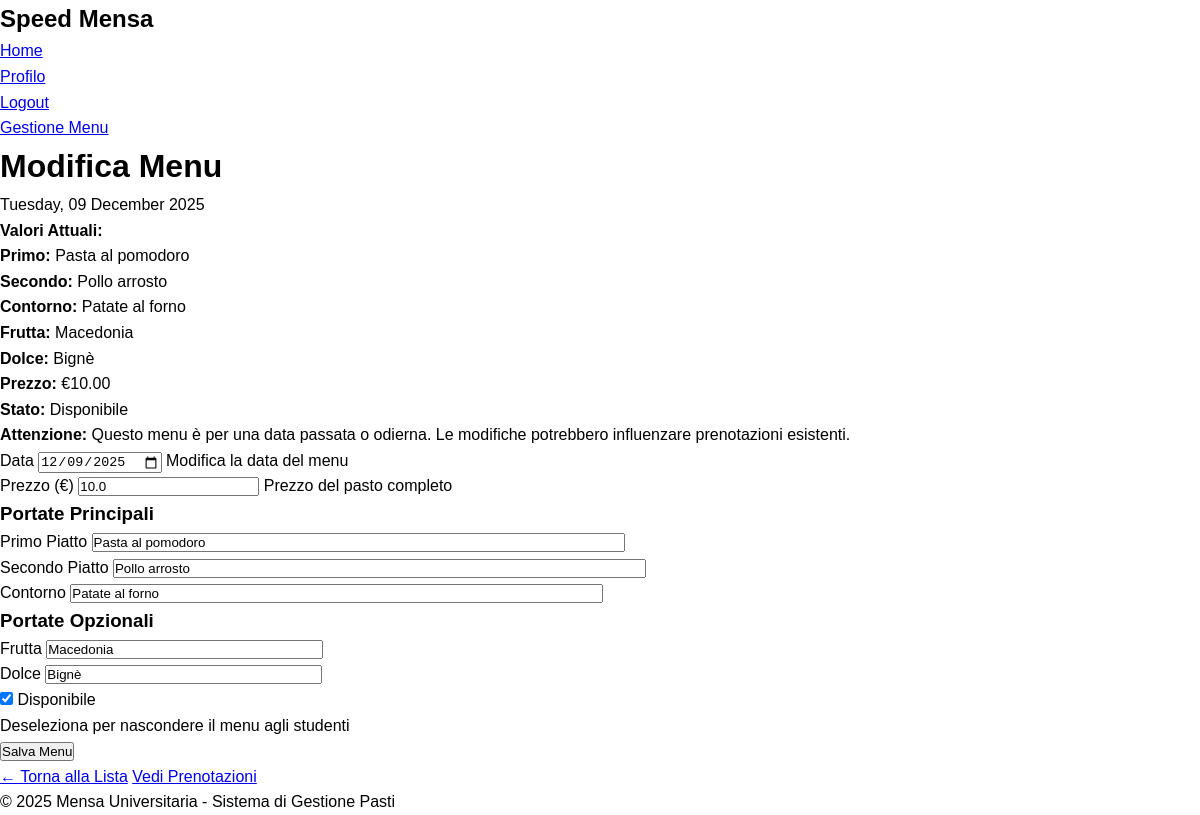
/gestore/menu/1/modifica (signed in), run on the app's committed database.
### app/models.py (models this page shows, shortened)
class MenuGiornaliero(db.Model):
    id: so.Mapped[int] = so.mapped_column(primary_key=True)
    data: so.Mapped[date] = so.mapped_column(sa.Date, index=True, unique=True)
    primo: so.Mapped[str] = so.mapped_column(sa.String(200))
    secondo: so.Mapped[str] = so.mapped_column(sa.String(200))
    contorno: so.Mapped[str] = so.mapped_column(sa.String(200))
    frutta: so.Mapped[Optional[str]] = so.mapped_column(sa.String(200))
    dolce: so.Mapped[Optional[str]] = so.mapped_column(sa.String(200))
    prezzo: so.Mapped[float] = so.mapped_column(default=5.0)
    disponibile: so.Mapped[bool] = so.mapped_column(default=True)
    gestore_id: so.Mapped[int] = so.mapped_column(sa.ForeignKey(User.id), index=True)
    created_at: so.Mapped[datetime] = so.mapped_column(default=lambda: datetime.now(timezone.utc))
    gestore: so.Mapped[User] = so.relationship(back_populates='menu_creati')
    prenotazioni: so.WriteOnlyMapped['Prenotazione'] = so.relationship(back_populates='menu')

### app/routes.py (the view)
@app.route('/gestore/menu/<int:menu_id>/modifica', methods=['GET', 'POST'])
@login_required
@gestore_required
def modifica_menu(menu_id):
    menu = db.session.get(MenuGiornaliero, menu_id)
    if not menu or menu.gestore_id != current_user.id:
        flash('Menu non trovato.')
        return redirect(url_for('gestore_menu'))
    form = MenuForm()
    if form.validate_on_submit():
        menu.data = form.data.data
        menu.primo = form.primo.data
        menu.secondo = form.secondo.data
        menu.contorno = form.contorno.data
        menu.frutta = form.frutta.data
        menu.dolce = form.dolce.data
        menu.prezzo = form.prezzo.data
        menu.disponibile = form.disponibile.data
        db.session.commit()
        flash('Menu aggiornato con successo!')
        return redirect(url_for('gestore_menu'))
    elif request.method == 'GET':
        form.data.data = menu.data
        form.primo.data = menu.primo
        form.secondo.data = menu.secondo
        form.contorno.data = menu.contorno
        form.frutta.data = menu.frutta
        form.dolce.data = menu.dolce
        form.prezzo.data = menu.prezzo
        form.disponibile.data = menu.disponibile
    return render_template('gestore/modifica_menu.html', title='Modifica Menu', form=form, menu=menu, date=date)

### app/forms.py (shortened to what this page needs)
class MenuForm(FlaskForm):
    data = DateField('Data', validators=[DataRequired()], format='%Y-%m-%d')
    primo = StringField('Primo Piatto', validators=[DataRequired(), Length(max=200)])
    secondo = StringField('Secondo Piatto', validators=[DataRequired(), Length(max=200)])
    contorno = StringField('Contorno', validators=[DataRequired(), Length(max=200)])
    frutta = StringField('Frutta', validators=[Optional(), Length(max=200)])
    dolce = StringField('Dolce', validators=[Optional(), Length(max=200)])
    prezzo = FloatField('Prezzo (€)', validators=[DataRequired(), NumberRange(min=0.0, max=50.0)])
    disponibile = BooleanField('Disponibile', default=True)
    submit = SubmitField('Salva Menu')

### app/models.py (called while the page is built)
@login.user_loader
def load_user(id):
    return db.session.get(User, int(id))

### app/routes.py (called while the page is built)
def gestore_required(f):
    @wraps(f)
    def decorated_function(*args, **kwargs):
        if not current_user.is_authenticated or not current_user.is_gestore:
            flash('Devi essere un gestore per accedere a questa pagina.')
            return redirect(url_for('index'))
        return f(*args, **kwargs)
    return decorated_function

### app/templates/gestore/modifica_menu.html (shortened to what this page needs)
{% extends "base.html" %} {% block content %}
<div class="form-container">
  <h1>Modifica Menu</h1>
  <p class="menu-date">{{ menu.data.strftime('%A, %d %B %Y') }}</p>
  <div class="current-values">
    <h4>Valori Attuali:</h4>
    <p><strong>Primo:</strong> {{ menu.primo }}</p>
    <p><strong>Secondo:</strong> {{ menu.secondo }}</p>
    <p><strong>Contorno:</strong> {{ menu.contorno }}</p>
    {% if menu.frutta %}
    <p><strong>Frutta:</strong> {{ menu.frutta }}</p>
    {% endif %} {% if menu.dolce %}
    <p><strong>Dolce:</strong> {{ menu.dolce }}</p>
    {% endif %}
    <p><strong>Prezzo:</strong> €{{ "%.2f"|format(menu.prezzo) }}</p>
    <p>
      <strong>Stato:</strong> {% if menu.disponibile %}Disponibile{% else %}Non
      Disponibile{% endif %}
    </p>
  </div>
  {% if menu.data <= date.today() %}
  <div class="warning-box">
    <p>
      <strong>Attenzione:</strong> Questo menu è per una data passata o odierna.
      Le modifiche potrebbero influenzare prenotazioni esistenti.
    </p>
  </div>
  {% endif %}
  <form action="" method="post" novalidate>
    <div class="form-row">
      <div class="form-group">
        {{ form.data.label }} {{ form.data() }}
        <span class="help-text">Modifica la data del menu</span>
      </div>
      <div class="form-group">
        {{ form.prezzo.label }} {{ form.prezzo(step="0.01", min="0", max="50")
        }}
        <span class="help-text">Prezzo del pasto completo</span>
      </div>
    </div>
    <h3 class="section-title">Portate Principali</h3>
    <div class="form-group">
      {{ form.primo.label }} {{ form.primo(size=64) }}
    </div>
    <div class="form-group">
      {{ form.secondo.label }} {{ form.secondo(size=64) }}
    </div>
    <div class="form-group">
      {{ form.contorno.label }} {{ form.contorno(size=64) }}
    </div>
    <h3 class="section-title">Portate Opzionali</h3>
    <div class="form-row">
      <div class="form-group">
        {{ form.frutta.label }} {{ form.frutta(size=32) }}
      </div>
      <div class="form-group">
        {{ form.dolce.label }} {{ form.dolce(size=32) }}
      </div>
    </div>
    <div class="form-group">
      <div class="checkbox-group">
        {{ form.disponibile() }} {{ form.disponibile.label }}
      </div>
      <span class="help-text">
        {% if menu.disponibile %} Deseleziona per nascondere il menu agli
        studenti {% else %} Seleziona per rendere nuovamente disponibile il menu
        {% endif %}
      </span>
    </div>
    <div class="form-group">{{ form.submit(class="submit-btn") }}</div>
  </form>
  <div class="action-buttons">
    <a href="{{ url_for('gestore_menu') }}" class="btn">← Torna alla Lista</a>
    <a
      href="{{ url_for('visualizza_prenotazioni_menu', menu_id=menu.id) }}"
      class="btn"
    >
      Vedi Prenotazioni
    </a>
  </div>
</div>
{% endblock %}

### app/static/style.css (style rules this page uses)
* { margin: 0; padding: 0; box-sizing: border-box; }
body { font-family: Arial, Helvetica, sans-serif; line-height: 1.6; color: black; background-color: white; }

### data on the page
MenuGiornaliero: data "Tuesday, 09 December 2025", primo "Pasta al pomodoro", secondo "Pollo arrosto", contorno "Patate al forno", frutta "Macedonia", dolce "Bignè", prezzo "10.00", data "12/09/2025", prezzo "10.0", disponibile "☑"
